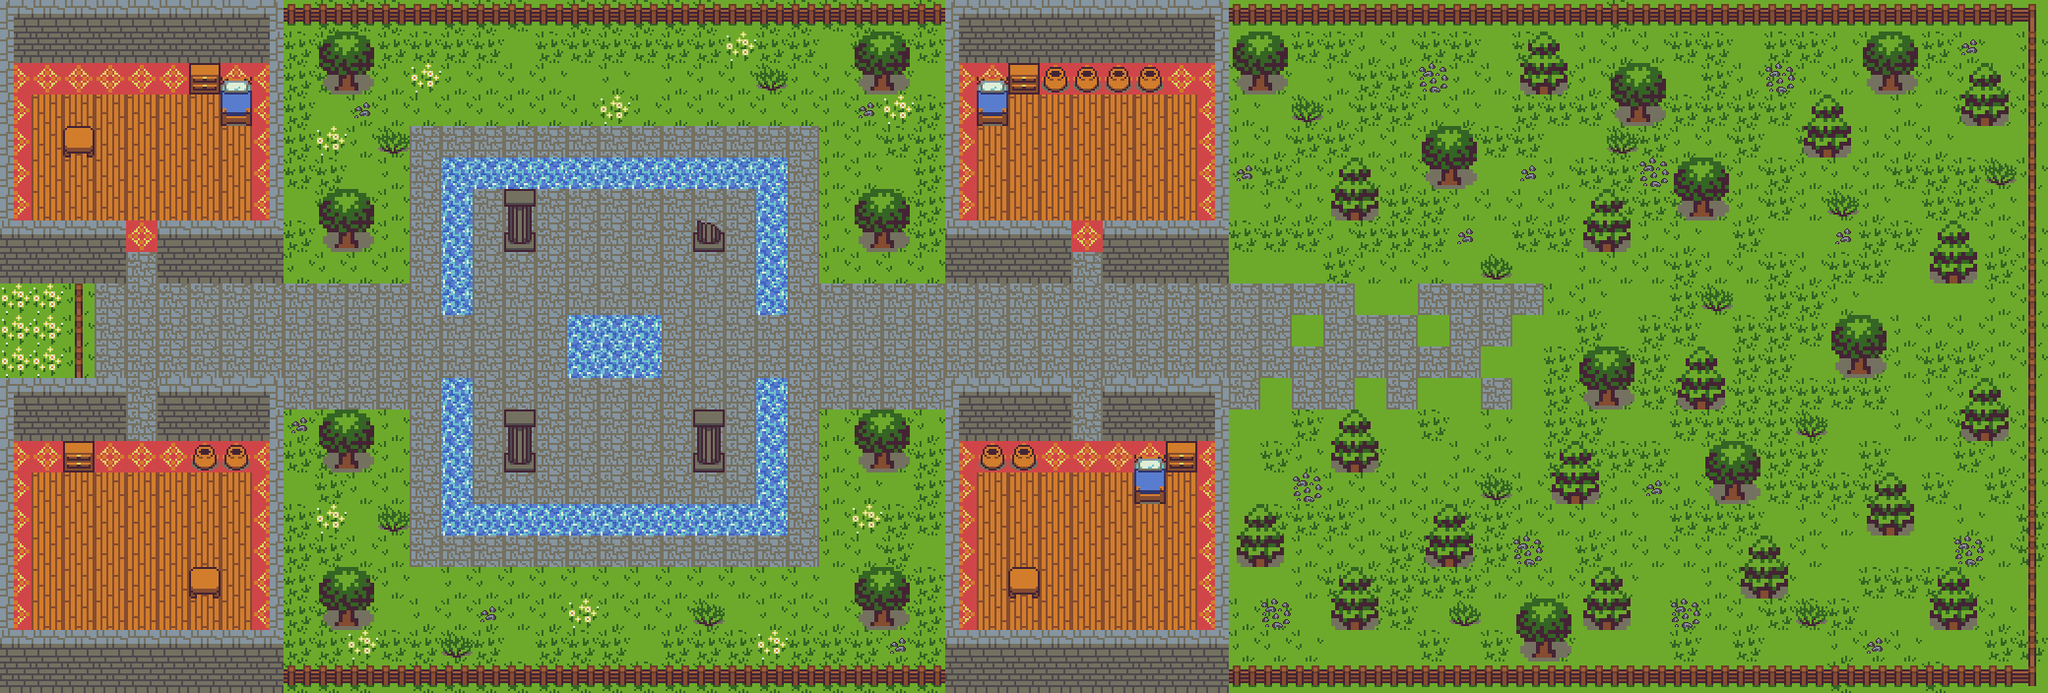

Rendered tile map (Tiled .tmx) drawn with the repository's tilesets; below, a short description and the map source with its tile grids summarised:
An orthogonal 65x22 tile map with 32x32 px tiles, 3 tile layers (fondo, sprite_sorting, details), 1 hidden layer not drawn, 2 tilesets.

<map version="1.5" tiledversion="1.7.2" orientation="orthogonal" renderorder="right-down" width="65" height="22" tilewidth="32" tileheight="32" infinite="0" nextlayerid="7" nextobjectid="1">
 <properties>
  <property name="wallLayer" type="int" value="3" />
 </properties>
 <tileset firstgid="1" name="Lanea_Zimmerman" tilewidth="32" tileheight="32" tilecount="42" columns="6">
  <image source="tileset.png" width="192" height="224" />
  <tile id="0">
   <properties>
    <property name="detectAssamble" type="int" value="5" />
   </properties>
  </tile>
  <tile id="3">
   <properties>
    <property name="detectAssamble" type="int" value="4" />
   </properties>
  </tile>
  <tile id="4">
   <properties>
    <property name="detectAssamble" type="int" value="1" />
   </properties>
  </tile>
  <tile id="5">
   <properties>
    <property name="detectAssamble" type="int" value="1" />
   </properties>
  </tile>
  <tile id="6">
   <properties>
    <property name="detectAssamble" type="int" value="5" />
   </properties>
  </tile>
  <tile id="9">
   <properties>
    <property name="detectAssamble" type="int" value="4" />
   </properties>
  </tile>
  <tile id="10">
   <properties>
    <property name="detectAssamble" type="int" value="1" />
   </properties>
  </tile>
  <tile id="11">
   <properties>
    <property name="detectAssamble" type="int" value="1" />
   </properties>
  </tile>
  <tile id="16">
   <properties>
    <property name="detectAssamble" type="int" value="2" />
   </properties>
  </tile>
  <tile id="17">
   <properties>
    <property name="detectAssamble" type="int" value="2" />
   </properties>
  </tile>
  <tile id="22">
   <properties>
    <property name="detectAssamble" type="int" value="2" />
   </properties>
  </tile>
  <tile id="23">
   <properties>
    <property name="detectAssamble" type="int" value="2" />
   </properties>
  </tile>
  <tile id="26">
   <properties>
    <property name="detectAssamble" type="int" value="3" />
   </properties>
  </tile>
  <tile id="36">
   <properties>
    <property name="detectAssamble" type="int" value="5" />
   </properties>
  </tile>
  <tile id="37">
   <properties>
    <property name="detectAssamble" type="int" value="5" />
   </properties>
  </tile>
 </tileset>
 <tileset firstgid="43" name="Collisiones" tilewidth="32" tileheight="32" tilecount="3" columns="3">
  <image source="prop_collsions_v01.png" width="96" height="33" />
 </tileset>
 <layer id="1" name="fondo" width="65" height="22">
  <data>[1430 cells, 1294 non-empty, 8 distinct tile ids]</data>
 </layer>
 <layer id="2" name="sprite_sorting" width="65" height="22">
  <data>[1430 cells, 452 non-empty, 27 distinct tile ids]</data>
 </layer>
 <layer id="6" name="details" width="65" height="22">
  <data>[1430 cells, 52 non-empty, 2 distinct tile ids]</data>
 </layer>
 <layer id="5" name="collisiones" width="65" height="22" visible="0">
  <properties>
   <property name="drawable" type="int" value="0" />
  </properties>
  <data>[1430 cells, 375 non-empty, 1 distinct tile ids]</data>
 </layer>
</map>
